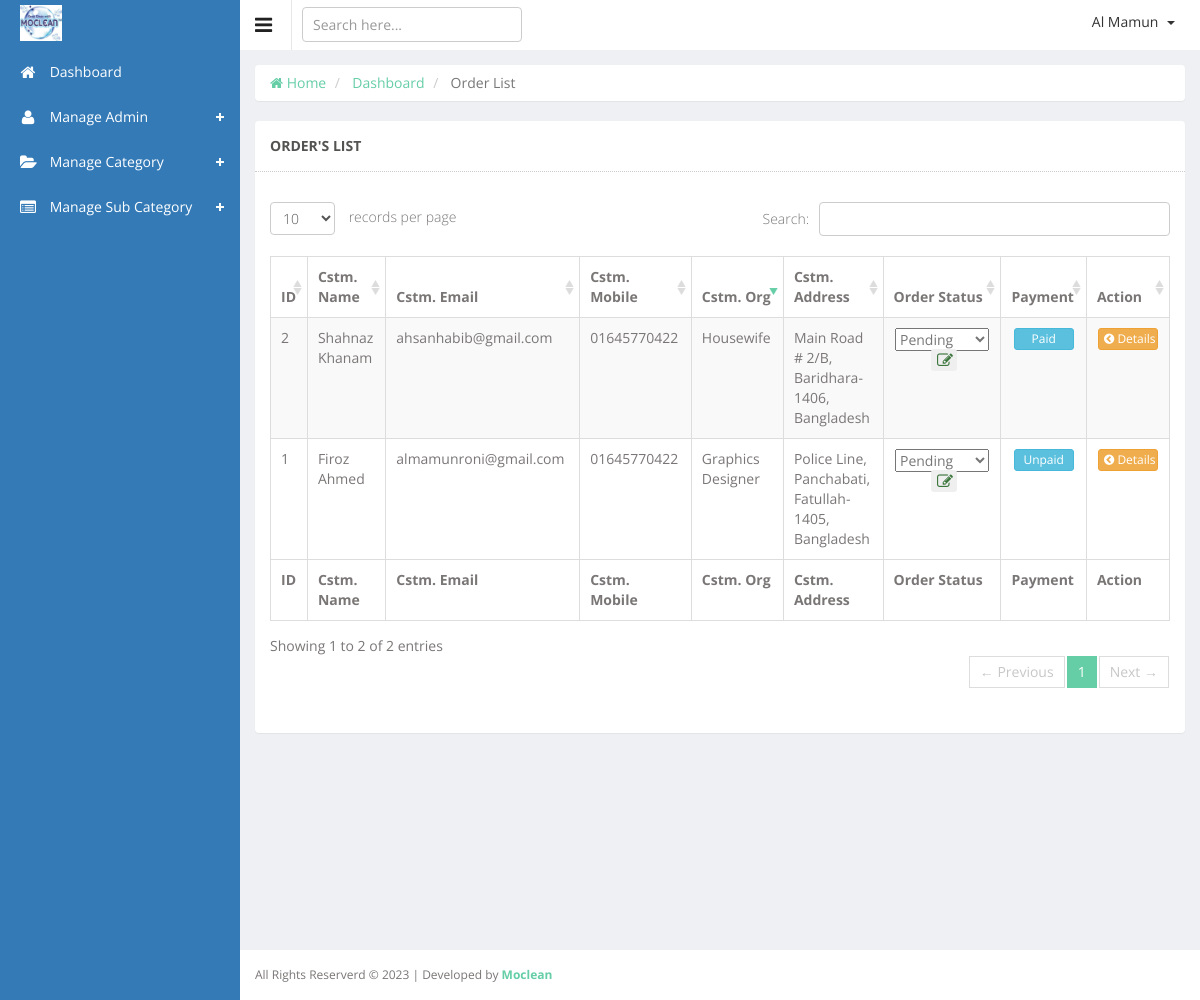
Page /admin/list-order.php (signed in) on the committed database.
### tables this page shows
CREATE TABLE `shippings` (
  `id` int(11) NOT NULL COMMENT 'SHIPPING ID',
  `customer_id` int(11) NOT NULL,
  `order_id` int(11) NOT NULL,
  `shipcstmr_name` varchar(128) NOT NULL,
  `shipcstmr_mobile` varchar(32) NOT NULL,
  `shipcstmr_profession` varchar(256) DEFAULT NULL,
  `shipcstmr_streetadd` varchar(256) NOT NULL,
  `shipcstmr_city` varchar(64) NOT NULL,
  `shipcstmr_zip` varchar(6) NOT NULL,
  `shipcstmr_country` varchar(64) NOT NULL,
  `created_at` datetime DEFAULT NULL,
  `updated_at` datetime DEFAULT NULL
);

CREATE TABLE `customers` (
  `id` int(11) NOT NULL COMMENT 'CUSTOMERS ID',
  `customer_name` varchar(128) NOT NULL,
  `customer_email` varchar(64) NOT NULL,
  `customer_mobile` varchar(16) NOT NULL,
  `customer_address` varchar(256) NOT NULL,
  `customer_password` varchar(128) NOT NULL,
  `customer_status` enum('Active','Inactive') NOT NULL DEFAULT 'Active',
  `created_at` datetime DEFAULT NULL,
  `updated_at` datetime DEFAULT NULL
);

CREATE TABLE `orders` (
  `id` int(11) NOT NULL COMMENT 'ORDERS ID',
  `customer_id` int(11) NOT NULL,
  `order_date` datetime NOT NULL,
  `sub_total` double NOT NULL,
  `tax` double NOT NULL,
  `delivery_charge` int(11) NOT NULL,
  `discount_amount` double NOT NULL,
  `grand_total` double NOT NULL,
  `payment_method` enum('SSL COMMERZ','PayPal','Cash On Delivery') NOT NULL DEFAULT 'Cash On Delivery',
  `transaction_id` varchar(256) NOT NULL,
  `transaction_status` enum('Paid','Unpaid') NOT NULL DEFAULT 'Paid',
  `order_item_status` enum('Pending','Processing','Completed','Cancelled') NOT NULL DEFAULT 'Pending',
  `created_at` datetime DEFAULT NULL,
  `updated_at` datetime DEFAULT NULL
);

### admin/app/Http/Controllers/View.php (called while the page is built, shortened)
<?php
class View
{
	public function loadContent($directory, $page_name)
	{
		include("resource/view/".$directory."/".$page_name.".php");
	}
}
?>

### admin/list-order.php (called while the page is built, shortened)
<?php
include("app/Http/Controllers/View.php");
$view = new View;
$view->loadContent("include", "session");
$view->loadContent("include", "top");
$view->loadContent("content", "list-order");
?>

### admin/app/Models/Eloquent.php (called while the page is built, shortened)
<?php
class Eloquent
{
	public $connection;
	public function __construct()
	{
		$this->connection = new PDO('mysql:host='.$GLOBALS['DBHOST'].';dbname='.$GLOBALS['DBNAME'].';charset=utf8', $GLOBALS['DBUSER'], $GLOBALS['DBPASS']);
		$this->connection->setAttribute(PDO::ATTR_ERRMODE, PDO::ERRMODE_EXCEPTION);
		$this->connection->setAttribute(PDO::ATTR_EMULATE_PREPARES, false);
	}
	public function selectJoinData($columnName, $tableName, $joinType = "INNER", $onCondition, $whereValue = 0, $formatBy = 0, $paginate = 0)
	{
		try
		{
			if($columnName == "*")
			{
				$sql1 = "SELECT ";
				$sql2 = "*";
			}
			else
			{
				$sql1 = "SELECT ";
				foreach($columnName AS $ca1Column => $ca1Value)
				{
					@$sql2 .= "$ca1Value, ";
				}
				$sql2 = rtrim(@$sql2, ", ");
			}
			$sql3 = " FROM `" . $tableName['MAIN'] . "`";
			foreach($onCondition AS $on1Column => $on1Value)
			{
				@$sql4 .= " " . $joinType . " JOIN `" . $tableName[$on1Column] . "` ON " . $on1Value[0] . " = " . $on1Value[1];
			}
			if(@$formatBy['ASC'])
				$sql7 = " ORDER BY " . $formatBy['ASC'] . " ASC";
			else if(@$formatBy['DESC'])
				$sql7 = " ORDER BY " . $formatBy['DESC'] . " DESC";
			else
				$sql7 = "";
			if($whereValue != 0)
			{
				$sql5 = " WHERE ";
				foreach($whereValue AS $wa1Column => $wa1Value)
				{
					@$sql6 .= $wa1Column . " = " . "'" . $wa1Value . "' AND ";
				}
				$sql6 = trim($sql6); $sql6 = rtrim($sql6, "AND"); $sql6 = trim($sql6);
				$preSQL = $sql1 . $sql2 . $sql3 . $sql4 . $sql5 . $sql6 . $sql7;
			}
			else
			{
				$preSQL = $sql1 . $sql2 . $sql3 . $sql4 . $sql7;
			}
			$query = $this->connection->prepare($preSQL);
			$query->execute();
			$dataSelected = $query->fetchAll(PDO::FETCH_ASSOC);
			return $dataSelected;
		}
		catch(Exception $e)
		{
			return 0;
		}
	}
}
?>

### admin/resource/view/content/list-order.php (the view, shortened to what this page needs)
<?php
include("app/Models/Eloquent.php");
$eloquent = new Eloquent;
$columnName = $tableName = $joinType = $onCondition = null;
$columnName["1"] = "shippings.order_id";
$columnName["2"] = "shippings.shipcstmr_name";
$columnName["3"] = "shippings.shipcstmr_mobile";
$columnName["4"] = "shippings.shipcstmr_profession";
$columnName["5"] = "shippings.shipcstmr_streetadd";
$columnName["6"] = "shippings.shipcstmr_city";
$columnName["7"] = "shippings.shipcstmr_zip";
$columnName["8"] = "shippings.shipcstmr_country";
$columnName["9"] = "orders.id";
$columnName["10"] = "orders.transaction_status";
$columnName["11"] = "orders.order_item_status";
$columnName["12"] = "customers.customer_email";
$tableName["MAIN"] = "shippings";
$joinType = "INNER";
$tableName["1"] = "orders";
$tableName["2"] = "customers";
$onCondition["1"] = ["shippings.order_id", "orders.id"];
$onCondition["2"] = ["customers.id", "shippings.customer_id"];
$ordersList = $eloquent->selectJoinData($columnName, $tableName, $joinType, $onCondition);
?>
<div class="wrapper">
	<div class="row">
		<div class="col-sm-12">
			<ul class="breadcrumb panel">
				<li> <a href="dashboard.php"> <i class="fa fa-home"></i> Home </a> </li>
				<li> <a href="dashboard.php"> Dashboard </a> </li>
				<li class="active"> Order List </li>
			</ul>
			<section class="panel">
				<header class="panel-heading">
					ORDER'S LIST
				</header>
				<div class="panel-body">
					<div class="adv-table">
						<table  class="display table table-bordered table-striped" id="dynamic-table">
							<thead>
								<tr>
									<th style="width: 3%"> ID </th>
									<th style="width: 13%"> Cstm. Name </th>
									<th style="width: 12%"> Cstm. Email </th>
									<th style="width: 10%"> Cstm. Mobile </th>
									<th style="width: 13%"> Cstm. Org </th>
									<th style="width: 25%"> Cstm. Address </th>
									<th style="width: 14%"> Order Status </th>
									<th style="width: 5%"> Payment </th>
									<th style="width: 5%"> Action </th>
								</tr>
							</thead>
							<tbody>
								<?php
									$n = 1;
									foreach ($ordersList as $eachOrder)
									{
										$addSummary = $eachOrder['shipcstmr_streetadd'] . ", " . $eachOrder['shipcstmr_city'] . "-" . $eachOrder['shipcstmr_zip'] . ", " . $eachOrder['shipcstmr_country'];
								?>
								<tr class="gradeA">
									<td> <?= $n ?> </td>
									<td> <?= $eachOrder["shipcstmr_name"] ?> </td>
									<td> <?= $eachOrder["customer_email"] ?> </td>
									<td> <?= $eachOrder["shipcstmr_mobile"] ?> </td>
									<td> <?= $eachOrder["shipcstmr_profession"] ?> </td>
									<td> <?= $addSummary ?> </td>
									<td class="center">
										<form action="" method="post">
											<select name="orderItemStatus" >
												<option <?php if($eachOrder["order_item_status"] == 'Pending') echo 'selected'; ?>> Pending </option>
											</select>
											<button class="btn btn-secondary btn-xs" style="width: 26px; margin-top:-4px; margin-left: 4px;" name="changeItemStatus" type="submit">
												<i class="fa fa-edit fa-lg text-success"></i>
											</button>
										</form>
									</td>
									<td class="center">
										<div>
											<form action="" method="post">
												<button name="try_status_change" class="btn btn-info btn-xs"  style="width: 60px;" type="submit">
													<?= $eachOrder["transaction_status"] ?>
												</button>
											</form>
										</div>
									</td>
									<td class="center">
										<a href="detail-order.php?id=<?= $eachOrder["order_id"] ?>" class="btn btn-warning btn-xs"  style="width: 60px;" type="submit">
											<i class="fa fa-chevron-circle-left"></i> Details
										</a>
									</td>
								</tr>
								<?php
										$n++;
									}
								?>
							</tbody>
							<tfoot>
								<tr>
									<th> ID </th>
									<th> Cstm. Name </th>
									<th> Cstm. Email </th>
									<th> Cstm. Mobile </th>
									<th> Cstm. Org </th>
									<th> Cstm. Address </th>
									<th> Order Status </th>
									<th> Payment </th>
									<th> Action </th>
								</tr>
							</tfoot>
						</table>
					</div>
				</div>
			</section>
		</div>
	</div>
</div>

### admin/public/js/datatable/css/demo_table.css (style rules this page uses)
table.display { margin: 0 auto; clear: both; width: 100%; }
table.display thead th { padding: 3px 18px 3px 10px; border-bottom: 1px solid black; font-weight: bold; cursor: pointer; * cursor: hand; }
table.display tfoot th { padding: 3px 18px 3px 10px; border-top: 1px solid black; font-weight: bold; }
table.display td { padding: 3px 10px; }
table.display td.center { text-align: center; }
.sorting_desc { background: url('../images/sort_desc.png') no-repeat center right; }
.sorting { background: url('../images/sort_both.png') no-repeat center right; }
table.display tr.odd.gradeA { background-color: #ddffdd; }
table.display tr.even.gradeA { background-color: #eeffee; }
tr.odd { background-color: #E2E4FF; }
tr.even { background-color: white; }
tr.odd td.sorting_1 { background-color: #D3D6FF; }
tr.even td.sorting_1 { background-color: #EAEBFF; }
tr.odd.gradeA td.sorting_1 { background-color: #c4ffc4; }
tr.even.gradeA td.sorting_1 { background-color: #d5ffd5; }
table.display tr.gradeA { background-color: #eeffee; }

### admin/public/css/custom.css (style rules this page uses)
ul, .list-unstyled { padding-left: 30px; }

### rows in the picture
shippings: shipcstmr_name "Firoz Ahmed", customer.customer_email "almamunroni@gmail.com", shipcstmr_mobile "01645770422", shipcstmr_profession "Graphics Designer", addSummary "Police Line, Panchabati, Fatullah-1405, Bangladesh", order.transaction_status "Unpaid"
shippings: shipcstmr_name "Shahnaz Khanam", customer.customer_email "ahsanhabib@gmail.com", shipcstmr_mobile "01645770422", shipcstmr_profession "Housewife", addSummary "Main Road # 2/B, Baridhara-1406, Bangladesh", order.transaction_status "Paid"

### other values in the picture
$_SESSION['SMC_login_admin_name'] "Al Mamun"
